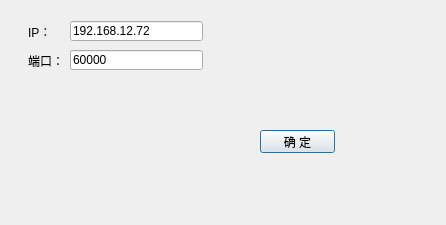
<?xml version="1.0" encoding="UTF-8"?>
<ui version="4.0">
 <class>TcpClient</class>
 <widget class="QDialog" name="TcpClient">
  <property name="geometry">
   <rect>
    <x>0</x>
    <y>0</y>
    <width>446</width>
    <height>225</height>
   </rect>
  </property>
  <property name="windowTitle">
   <string>Dialog</string>
  </property>
  <widget class="QLabel" name="label_2">
   <property name="geometry">
    <rect>
     <x>28</x>
     <y>49</y>
     <width>36</width>
     <height>23</height>
    </rect>
   </property>
   <property name="text">
    <string>端口：</string>
   </property>
  </widget>
  <widget class="QLabel" name="label">
   <property name="geometry">
    <rect>
     <x>28</x>
     <y>20</y>
     <width>36</width>
     <height>23</height>
    </rect>
   </property>
   <property name="text">
    <string>IP：</string>
   </property>
  </widget>
  <widget class="QLineEdit" name="clientIPlineEdit">
   <property name="geometry">
    <rect>
     <x>70</x>
     <y>21</y>
     <width>133</width>
     <height>20</height>
    </rect>
   </property>
   <property name="text">
    <string>192.168.12.72</string>
   </property>
  </widget>
  <widget class="QLineEdit" name="clientPortlineEdit">
   <property name="geometry">
    <rect>
     <x>70</x>
     <y>50</y>
     <width>133</width>
     <height>20</height>
    </rect>
   </property>
   <property name="text">
    <string>60000</string>
   </property>
  </widget>
  <widget class="QPushButton" name="OKpushButton">
   <property name="geometry">
    <rect>
     <x>260</x>
     <y>130</y>
     <width>75</width>
     <height>23</height>
    </rect>
   </property>
   <property name="text">
    <string>确 定</string>
   </property>
  </widget>
 </widget>
 <resources/>
 <connections/>
</ui>
